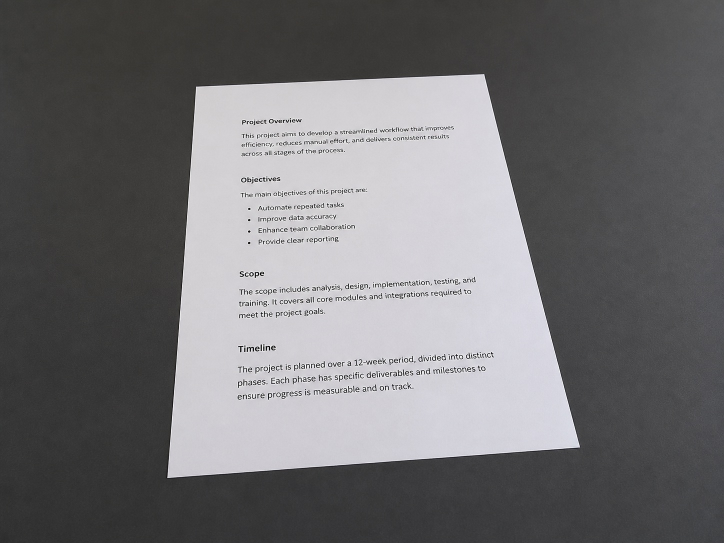
#> input picture inputs/document.jpg, 1448 x 1086 px (shown at 1/2 size)
$ python day02_morphology.py
#> lines starting #> are read from the running program, lines starting #| are printed output that depends on the picture; after the words box and inside, x2 and y2 are one past the last pixel; in counts of white or black regions, pixels touching at a corner belong together
from pathlib import Path

import cv2
import matplotlib.pyplot as plt
import numpy as np

root = Path(__file__).resolve().parents[1]

binary = np.zeros((220, 320), dtype=np.uint8)

#主体白色矩形
cv2.rectangle(binary, (60, 50), (260, 170), 255, -1)
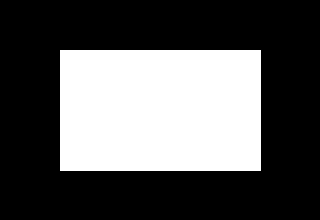
#> binary: shape (220, 320); 34.5% white; 1 white region, box (x1, y1, x2, y2) and area: (60, 50, 261, 171) 24321

#矩形内部的黑色小洞
cv2.circle(binary, (120, 100), 4, 0, -1)
#> binary: shape (220, 320); 34.5% white; 1 white region, box (x1, y1, x2, y2) and area: (60, 50, 261, 171) 24272
cv2.circle(binary, (190, 130), 6, 0, -1)
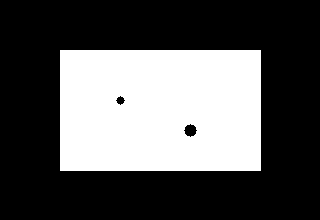
#> binary: shape (220, 320); 34.3% white; 1 white region, box (x1, y1, x2, y2) and area: (60, 50, 261, 171) 24159

#矩形外部的白色噪点
cv2.circle(binary, (30, 30), 3, 255, -1)
#> binary: shape (220, 320); 34.4% white; 2 white regions, box (x1, y1, x2, y2) and area: (60, 50, 261, 171) 24159, (27, 27, 34, 34) 29
cv2.circle(binary, (290, 195), 5, 255, -1)
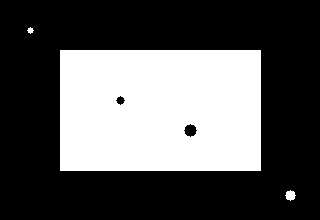
#> binary: shape (220, 320); 34.5% white; 3 white regions, box (x1, y1, x2, y2) and area: (60, 50, 261, 171) 24159, (285, 190, 296, 201) 81, (27, 27, 34, 34) 29
cv2.circle(binary, (35, 185), 2, 255, -1)

kernel = np.ones((5, 5), dtype=np.uint8)

eroded = cv2.erode(
    binary,
    kernel,
    iterations=1,
)

dilated = cv2.dilate(
    binary,
    kernel,
    iterations=1,
)

opened = cv2.morphologyEx(
    binary,
    cv2.MORPH_OPEN,
    kernel,
    iterations=1,
)

closed = cv2.morphologyEx(
    binary,
    cv2.MORPH_CLOSE,
    kernel,
)

results = [
    ("Origianl", binary),
    ("Erosion", eroded),
    ("Dilation", dilated),
    ("Opening", opened),
    ("Closing", closed),
]

fig, axes = plt.subplots(1, 5, figsize=(17, 4))

for axis, (title, current) in zip(axes, results):
    axis.imshow(current, cmap="gray", vmin=0, vmax=255)
    axis.set_title(title)
    axis.axis("off")

fig.tight_layout()
fig.savefig(
    root / "outputs" / "day02_morphology.png",
    dpi=150,
)
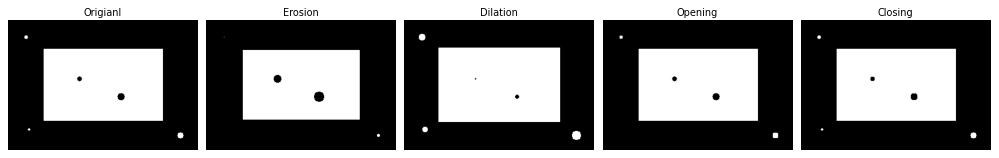
#> figure drawn by matplotlib, 5 panels
plt.close(fig)

image = cv2.imread(str(root / "inputs" / "document.jpg"))
#> image is the input picture: shape (1086, 1448, 3); mean B, G, R 114.3, 112.4, 113.2
gray = cv2.cvtColor(image, cv2.COLOR_BGR2GRAY)

kernel_sizes=[3, 5, 9]
closed_results = []

for size in kernel_sizes:
    current_kernel = cv2.getStructuringElement(
        cv2.MORPH_RECT,
        (size, size)
    )

    current_closed = cv2.morphologyEx(
        gray,
        cv2.MORPH_CLOSE,
        current_kernel,
        iterations=3,
    )

    closed_results.append((current_closed))
#> this loop made 3 passes
#> pass 1, `current_closed = cv2.morphologyEx( gray, cv2.MORPH_CLOSE, current_kern..`:
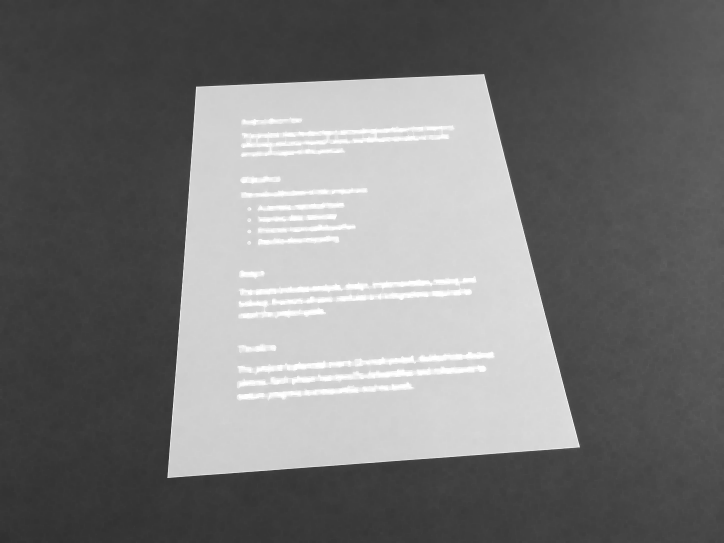
#> current_closed: shape (1086, 1448) (shown at 1/2 size); min 47, max 255, mean 117.9
#> pass 3, `current_closed = cv2.morphologyEx( gray, cv2.MORPH_CLOSE, current_kern..`:
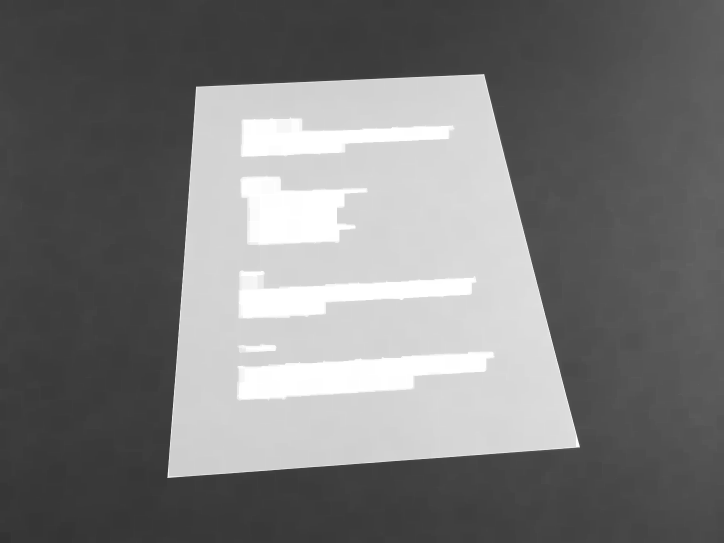
#> current_closed: shape (1086, 1448) (shown at 1/2 size); min 50, max 255, mean 121.3
#> after the loop, closed_results = 3 items

fig, axes = plt.subplots(1, 4, figsize=(16, 5))

axes[0].imshow(gray, cmap="gray", vmin=0, vmax=255)
axes[0].set_title("Original gray")
axes[0].axis("off")

for axis, size, current in zip(
    axes[1:],
    kernel_sizes,
    closed_results,
):
    axis.imshow(current, cmap="gray", vmin=0, vmax=255)
    axis.set_title(f"Closing {size}x{size}, iter=3")
    axis.axis("off")
#> this loop made 3 passes
#> size on passes 1 to 3: 3, 5, 9

fig.tight_layout()
fig.savefig(
    root / "outputs" / "day02_document_closing.png",
    dpi=150,
)
plt.close(fig)
